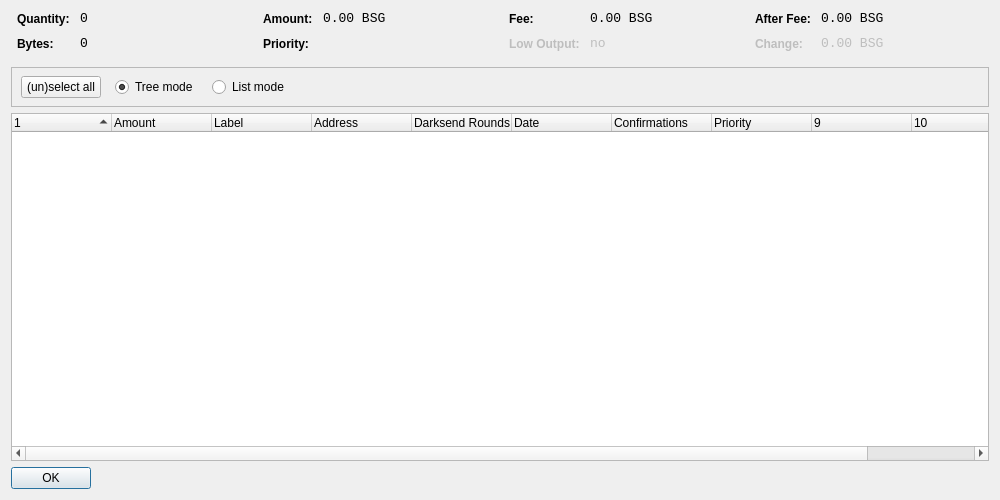
<?xml version="1.0" encoding="UTF-8"?>
<ui version="4.0">
 <class>CoinControlDialog</class>
 <widget class="QDialog" name="CoinControlDialog">
  <property name="geometry">
   <rect>
    <x>0</x>
    <y>0</y>
    <width>1000</width>
    <height>500</height>
   </rect>
  </property>
  <property name="windowTitle">
   <string>Coin Control</string>
  </property>
  <layout class="QVBoxLayout" name="verticalLayout">
   <item>
    <layout class="QHBoxLayout" name="horizontalLayoutTop" stretch="0,0,0,0">
     <property name="topMargin">
      <number>0</number>
     </property>
     <property name="bottomMargin">
      <number>10</number>
     </property>
     <item>
      <layout class="QFormLayout" name="formLayoutCoinControl1">
       <property name="horizontalSpacing">
        <number>10</number>
       </property>
       <property name="verticalSpacing">
        <number>10</number>
       </property>
       <property name="leftMargin">
        <number>6</number>
       </property>
       <property name="rightMargin">
        <number>6</number>
       </property>
       <item row="0" column="0">
        <widget class="QLabel" name="labelCoinControlQuantityText">
         <property name="styleSheet">
          <string notr="true">font-weight:bold;</string>
         </property>
         <property name="text">
          <string>Quantity:</string>
         </property>
        </widget>
       </item>
       <item row="0" column="1">
        <widget class="QLabel" name="labelCoinControlQuantity">
         <property name="font">
          <font>
           <family>Monospace</family>
           <pointsize>10</pointsize>
          </font>
         </property>
         <property name="cursor">
          <cursorShape>IBeamCursor</cursorShape>
         </property>
         <property name="contextMenuPolicy">
          <enum>Qt::ActionsContextMenu</enum>
         </property>
         <property name="text">
          <string notr="true">0</string>
         </property>
         <property name="textInteractionFlags">
          <set>Qt::LinksAccessibleByMouse|Qt::TextSelectableByKeyboard|Qt::TextSelectableByMouse</set>
         </property>
        </widget>
       </item>
       <item row="1" column="0">
        <widget class="QLabel" name="labelCoinControlBytesText">
         <property name="styleSheet">
          <string notr="true">font-weight:bold;</string>
         </property>
         <property name="text">
          <string>Bytes:</string>
         </property>
        </widget>
       </item>
       <item row="1" column="1">
        <widget class="QLabel" name="labelCoinControlBytes">
         <property name="font">
          <font>
           <family>Monospace</family>
           <pointsize>10</pointsize>
          </font>
         </property>
         <property name="cursor">
          <cursorShape>IBeamCursor</cursorShape>
         </property>
         <property name="contextMenuPolicy">
          <enum>Qt::ActionsContextMenu</enum>
         </property>
         <property name="text">
          <string notr="true">0</string>
         </property>
         <property name="textInteractionFlags">
          <set>Qt::LinksAccessibleByMouse|Qt::TextSelectableByKeyboard|Qt::TextSelectableByMouse</set>
         </property>
        </widget>
       </item>
      </layout>
     </item>
     <item>
      <layout class="QFormLayout" name="formLayoutCoinControl2">
       <property name="horizontalSpacing">
        <number>10</number>
       </property>
       <property name="verticalSpacing">
        <number>10</number>
       </property>
       <property name="leftMargin">
        <number>6</number>
       </property>
       <property name="rightMargin">
        <number>6</number>
       </property>
       <item row="0" column="0">
        <widget class="QLabel" name="labelCoinControlAmountText">
         <property name="styleSheet">
          <string notr="true">font-weight:bold;</string>
         </property>
         <property name="text">
          <string>Amount:</string>
         </property>
        </widget>
       </item>
       <item row="0" column="1">
        <widget class="QLabel" name="labelCoinControlAmount">
         <property name="font">
          <font>
           <family>Monospace</family>
           <pointsize>10</pointsize>
          </font>
         </property>
         <property name="cursor">
          <cursorShape>IBeamCursor</cursorShape>
         </property>
         <property name="contextMenuPolicy">
          <enum>Qt::ActionsContextMenu</enum>
         </property>
         <property name="text">
          <string notr="true">0.00 BSG</string>
         </property>
         <property name="textInteractionFlags">
          <set>Qt::LinksAccessibleByMouse|Qt::TextSelectableByKeyboard|Qt::TextSelectableByMouse</set>
         </property>
        </widget>
       </item>
       <item row="1" column="0">
        <widget class="QLabel" name="labelCoinControlPriorityText">
         <property name="styleSheet">
          <string notr="true">font-weight:bold;</string>
         </property>
         <property name="text">
          <string>Priority:</string>
         </property>
        </widget>
       </item>
       <item row="1" column="1">
        <widget class="QLabel" name="labelCoinControlPriority">
         <property name="font">
          <font>
           <family>Monospace</family>
           <pointsize>10</pointsize>
          </font>
         </property>
         <property name="cursor">
          <cursorShape>IBeamCursor</cursorShape>
         </property>
         <property name="contextMenuPolicy">
          <enum>Qt::ActionsContextMenu</enum>
         </property>
         <property name="text">
          <string/>
         </property>
         <property name="textInteractionFlags">
          <set>Qt::LinksAccessibleByMouse|Qt::TextSelectableByKeyboard|Qt::TextSelectableByMouse</set>
         </property>
        </widget>
       </item>
      </layout>
     </item>
     <item>
      <layout class="QFormLayout" name="formLayoutCoinControl3">
       <property name="horizontalSpacing">
        <number>10</number>
       </property>
       <property name="verticalSpacing">
        <number>10</number>
       </property>
       <property name="leftMargin">
        <number>6</number>
       </property>
       <property name="rightMargin">
        <number>6</number>
       </property>
       <item row="0" column="0">
        <widget class="QLabel" name="labelCoinControlFeeText">
         <property name="styleSheet">
          <string notr="true">font-weight:bold;</string>
         </property>
         <property name="text">
          <string>Fee:</string>
         </property>
        </widget>
       </item>
       <item row="0" column="1">
        <widget class="QLabel" name="labelCoinControlFee">
         <property name="font">
          <font>
           <family>Monospace</family>
           <pointsize>10</pointsize>
          </font>
         </property>
         <property name="cursor">
          <cursorShape>IBeamCursor</cursorShape>
         </property>
         <property name="contextMenuPolicy">
          <enum>Qt::ActionsContextMenu</enum>
         </property>
         <property name="text">
          <string notr="true">0.00 BSG</string>
         </property>
         <property name="textInteractionFlags">
          <set>Qt::LinksAccessibleByMouse|Qt::TextSelectableByKeyboard|Qt::TextSelectableByMouse</set>
         </property>
        </widget>
       </item>
       <item row="1" column="0">
        <widget class="QLabel" name="labelCoinControlLowOutputText">
         <property name="enabled">
          <bool>false</bool>
         </property>
         <property name="styleSheet">
          <string notr="true">font-weight:bold;</string>
         </property>
         <property name="text">
          <string>Low Output:</string>
         </property>
        </widget>
       </item>
       <item row="1" column="1">
        <widget class="QLabel" name="labelCoinControlLowOutput">
         <property name="enabled">
          <bool>false</bool>
         </property>
         <property name="font">
          <font>
           <family>Monospace</family>
           <pointsize>10</pointsize>
          </font>
         </property>
         <property name="cursor">
          <cursorShape>IBeamCursor</cursorShape>
         </property>
         <property name="contextMenuPolicy">
          <enum>Qt::ActionsContextMenu</enum>
         </property>
         <property name="text">
          <string notr="true">no</string>
         </property>
         <property name="textInteractionFlags">
          <set>Qt::LinksAccessibleByMouse|Qt::TextSelectableByKeyboard|Qt::TextSelectableByMouse</set>
         </property>
        </widget>
       </item>
      </layout>
     </item>
     <item>
      <layout class="QFormLayout" name="formLayoutCoinControl4">
       <property name="horizontalSpacing">
        <number>10</number>
       </property>
       <property name="verticalSpacing">
        <number>10</number>
       </property>
       <property name="leftMargin">
        <number>6</number>
       </property>
       <property name="rightMargin">
        <number>6</number>
       </property>
       <item row="0" column="0">
        <widget class="QLabel" name="labelCoinControlAfterFeeText">
         <property name="styleSheet">
          <string notr="true">font-weight:bold;</string>
         </property>
         <property name="text">
          <string>After Fee:</string>
         </property>
        </widget>
       </item>
       <item row="0" column="1">
        <widget class="QLabel" name="labelCoinControlAfterFee">
         <property name="font">
          <font>
           <family>Monospace</family>
           <pointsize>10</pointsize>
          </font>
         </property>
         <property name="cursor">
          <cursorShape>IBeamCursor</cursorShape>
         </property>
         <property name="contextMenuPolicy">
          <enum>Qt::ActionsContextMenu</enum>
         </property>
         <property name="text">
          <string notr="true">0.00 BSG</string>
         </property>
         <property name="textInteractionFlags">
          <set>Qt::LinksAccessibleByMouse|Qt::TextSelectableByKeyboard|Qt::TextSelectableByMouse</set>
         </property>
        </widget>
       </item>
       <item row="1" column="0">
        <widget class="QLabel" name="labelCoinControlChangeText">
         <property name="enabled">
          <bool>false</bool>
         </property>
         <property name="styleSheet">
          <string notr="true">font-weight:bold;</string>
         </property>
         <property name="text">
          <string>Change:</string>
         </property>
        </widget>
       </item>
       <item row="1" column="1">
        <widget class="QLabel" name="labelCoinControlChange">
         <property name="enabled">
          <bool>false</bool>
         </property>
         <property name="font">
          <font>
           <family>Monospace</family>
           <pointsize>10</pointsize>
          </font>
         </property>
         <property name="cursor">
          <cursorShape>IBeamCursor</cursorShape>
         </property>
         <property name="contextMenuPolicy">
          <enum>Qt::ActionsContextMenu</enum>
         </property>
         <property name="text">
          <string notr="true">0.00 BSG</string>
         </property>
         <property name="textInteractionFlags">
          <set>Qt::LinksAccessibleByMouse|Qt::TextSelectableByKeyboard|Qt::TextSelectableByMouse</set>
         </property>
        </widget>
       </item>
      </layout>
     </item>
    </layout>
   </item>
   <item>
    <widget class="QFrame" name="frame">
     <property name="minimumSize">
      <size>
       <width>0</width>
       <height>40</height>
      </size>
     </property>
     <property name="frameShape">
      <enum>QFrame::StyledPanel</enum>
     </property>
     <property name="frameShadow">
      <enum>QFrame::Sunken</enum>
     </property>
     <widget class="QWidget" name="horizontalLayoutWidget">
      <property name="geometry">
       <rect>
        <x>10</x>
        <y>0</y>
        <width>781</width>
        <height>41</height>
       </rect>
      </property>
      <layout class="QHBoxLayout" name="horizontalLayoutPanel" stretch="0,0,0,0,0">
       <property name="spacing">
        <number>14</number>
       </property>
       <item>
        <widget class="QPushButton" name="pushButtonSelectAll">
         <property name="sizePolicy">
          <sizepolicy hsizetype="Maximum" vsizetype="Fixed">
           <horstretch>0</horstretch>
           <verstretch>0</verstretch>
          </sizepolicy>
         </property>
         <property name="text">
          <string>(un)select all</string>
         </property>
        </widget>
       </item>
       <item>
        <widget class="QRadioButton" name="radioTreeMode">
         <property name="sizePolicy">
          <sizepolicy hsizetype="Maximum" vsizetype="Fixed">
           <horstretch>0</horstretch>
           <verstretch>0</verstretch>
          </sizepolicy>
         </property>
         <property name="text">
          <string>Tree mode</string>
         </property>
         <property name="checked">
          <bool>true</bool>
         </property>
        </widget>
       </item>
       <item>
        <widget class="QRadioButton" name="radioListMode">
         <property name="sizePolicy">
          <sizepolicy hsizetype="Maximum" vsizetype="Fixed">
           <horstretch>0</horstretch>
           <verstretch>0</verstretch>
          </sizepolicy>
         </property>
         <property name="text">
          <string>List mode</string>
         </property>
        </widget>
       </item>
       <item>
        <spacer name="horizontalSpacer">
         <property name="orientation">
          <enum>Qt::Horizontal</enum>
         </property>
         <property name="sizeHint" stdset="0">
          <size>
           <width>40</width>
           <height>20</height>
          </size>
         </property>
        </spacer>
       </item>
      </layout>
     </widget>
    </widget>
   </item>
   <item>
    <widget class="CoinControlTreeWidget" name="treeWidget">
     <property name="contextMenuPolicy">
      <enum>Qt::CustomContextMenu</enum>
     </property>
     <property name="sortingEnabled">
      <bool>false</bool>
     </property>
     <property name="columnCount">
      <number>11</number>
     </property>
     <attribute name="headerShowSortIndicator" stdset="0">
      <bool>true</bool>
     </attribute>
     <attribute name="headerStretchLastSection">
      <bool>false</bool>
     </attribute>
     <column>
      <property name="text">
       <string/>
      </property>
     </column>
     <column>
      <property name="text">
       <string>Amount</string>
      </property>
     </column>
     <column>
      <property name="text">
       <string>Label</string>
      </property>
     </column>
     <column>
      <property name="text">
       <string>Address</string>
      </property>
     </column>
     <column>
      <property name="text">
       <string>Darksend Rounds</string>
      </property>
    </column>
     <column>
      <property name="text">
       <string>Date</string>
      </property>
     </column>
     <column>
      <property name="text">
       <string>Confirmations</string>
      </property>
      <property name="toolTip">
       <string>Confirmed</string>
      </property>
     </column>
     <column>
      <property name="text">
       <string>Priority</string>
      </property>
     </column>
     <column>
      <property name="text">
       <string/>
      </property>
     </column>
     <column>
      <property name="text">
       <string/>
      </property>
     </column>
     <column>
      <property name="text">
       <string/>
      </property>
     </column>
     <column>
      <property name="text">
       <string/>
      </property>
     </column>
    </widget>
   </item>
   <item>
    <widget class="QDialogButtonBox" name="buttonBox">
     <property name="sizePolicy">
      <sizepolicy hsizetype="Maximum" vsizetype="Fixed">
       <horstretch>0</horstretch>
       <verstretch>0</verstretch>
      </sizepolicy>
     </property>
     <property name="orientation">
      <enum>Qt::Horizontal</enum>
     </property>
     <property name="standardButtons">
      <set>QDialogButtonBox::Ok</set>
     </property>
    </widget>
   </item>
  </layout>
 </widget>
 <customwidgets>
  <customwidget>
   <class>CoinControlTreeWidget</class>
   <extends>QTreeWidget</extends>
   <header>coincontroltreewidget.h</header>
  </customwidget>
 </customwidgets>
 <resources/>
 <connections/>
</ui>
